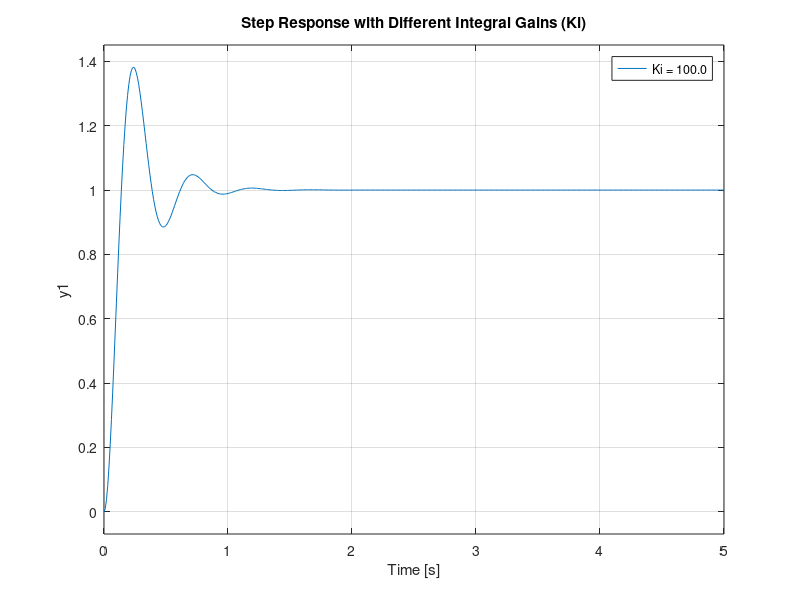
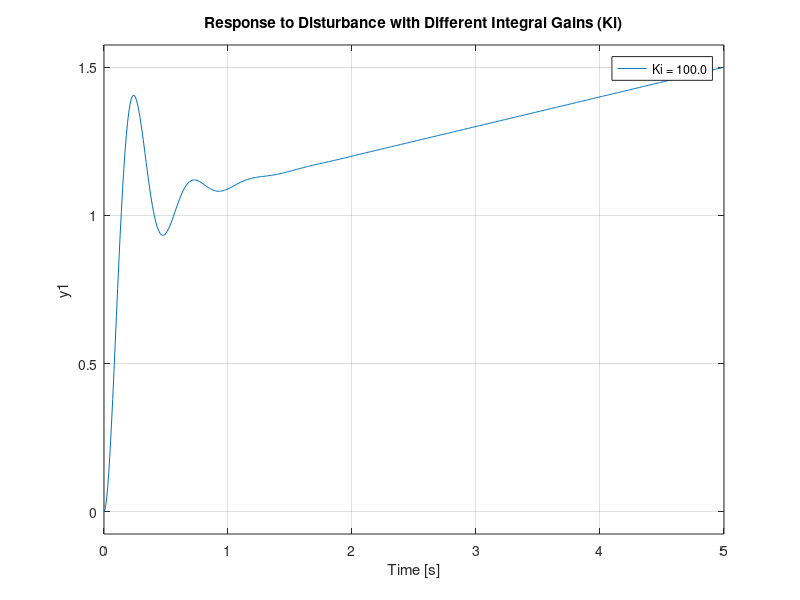

Reproduce these figures in MATLAB, in order.
J = 0.01;
b = 0.1;
K = 0.01;
R = 1;
L = 0.5;
s = tf('s');
G = K/((J*s+b)*(L*s+R)+K^2);

Kp = 100;
Ki_values = linspace(100, 300, 5); 
t = 0:0.01:5;
figure;
hold on;
grid on;
for Ki = Ki_values
    C = pid(Kp, Ki);
    sys_cl = feedback(C*G, 1);
    step(sys_cl, t);
end
title('Step Response with Different Integral Gains (Ki)');
legend(arrayfun(@(Ki) sprintf('Ki = %.1f', Ki), Ki_values, 'UniformOutput', false));
figure;
hold on;
grid on;
disturbance = 0.1/s; 
for Ki = Ki_values
    C = pid(Kp, Ki);
    sys_cl = feedback(C*G, 1);
    sys_cl_dist = sys_cl + disturbance;
    step(sys_cl_dist, t);
end
title('Response to Disturbance with Different Integral Gains (Ki)');
legend(arrayfun(@(Ki) sprintf('Ki = %.1f', Ki), Ki_values, 'UniformOutput', false));
